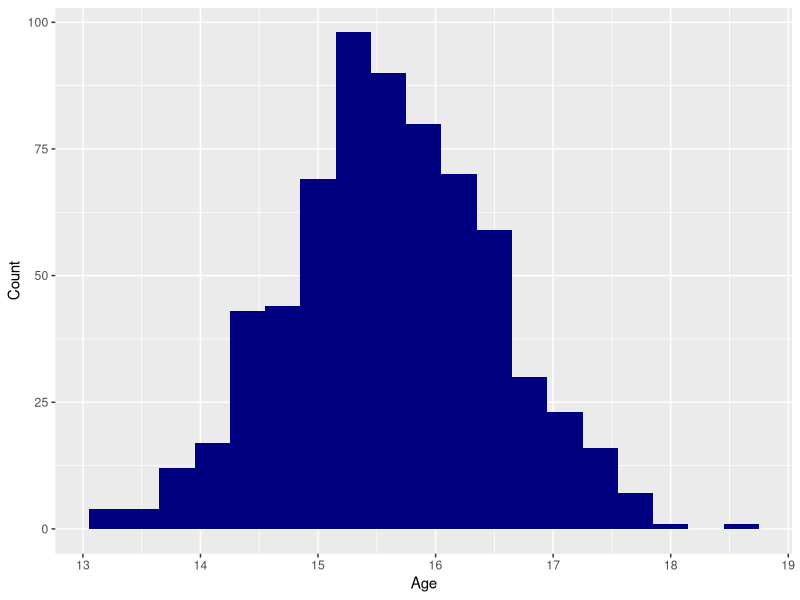
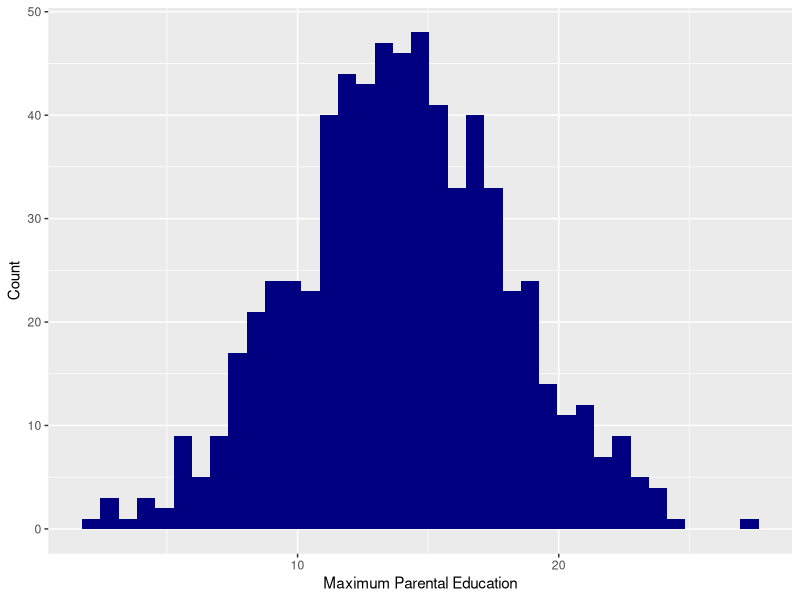
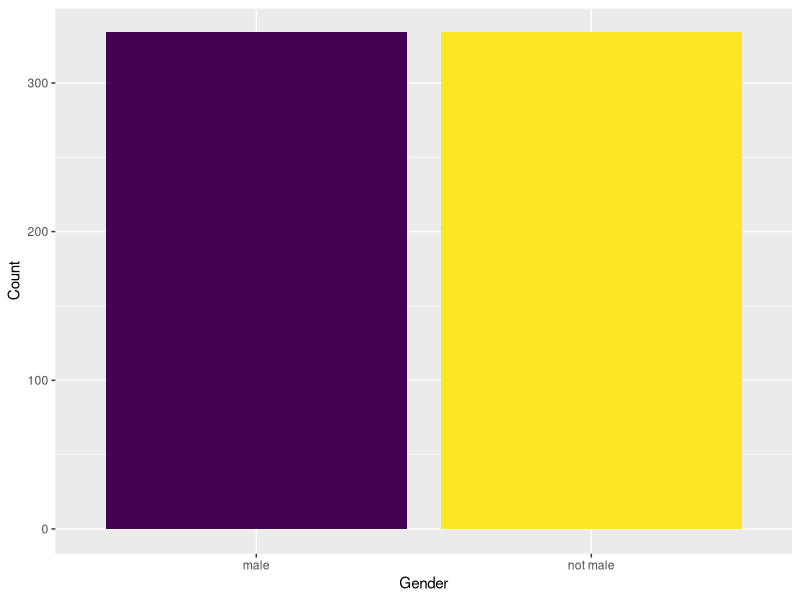
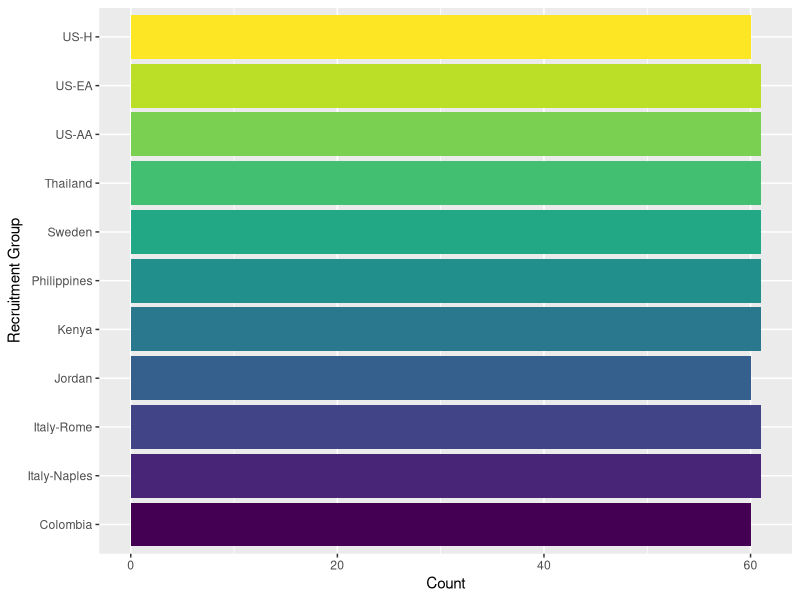
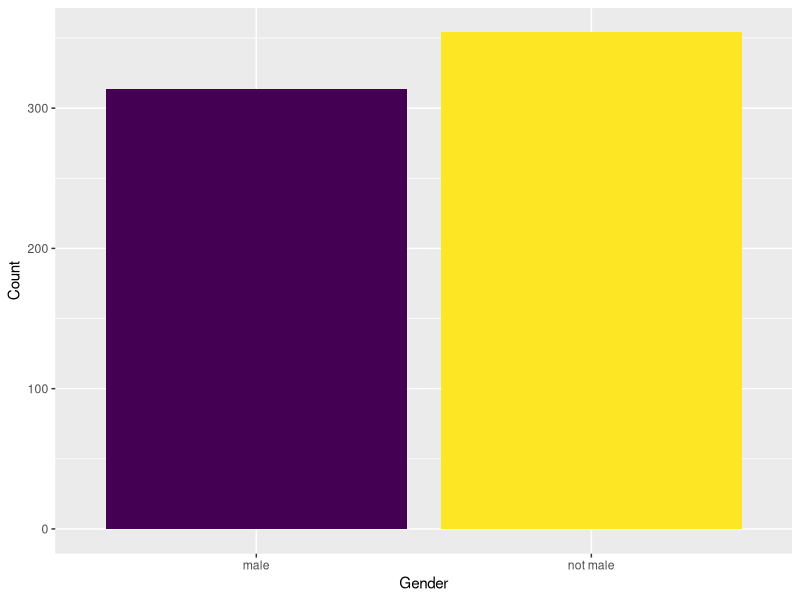
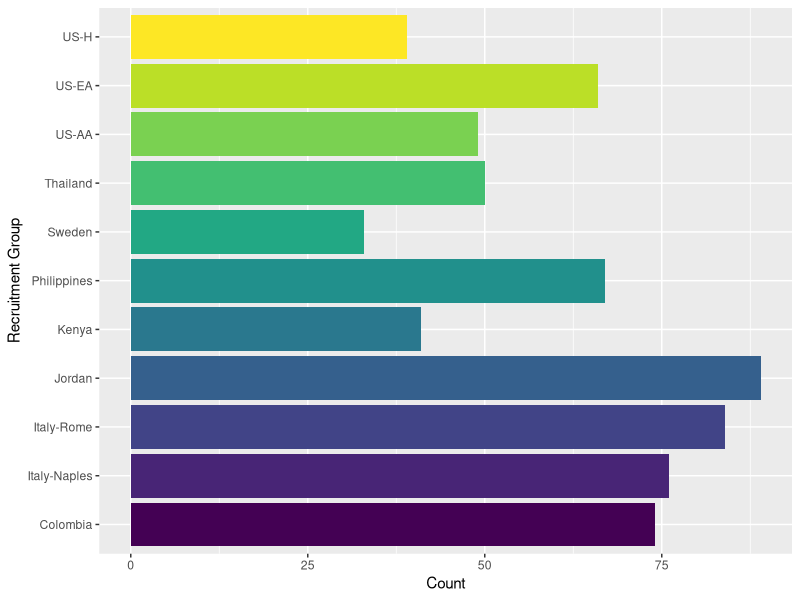
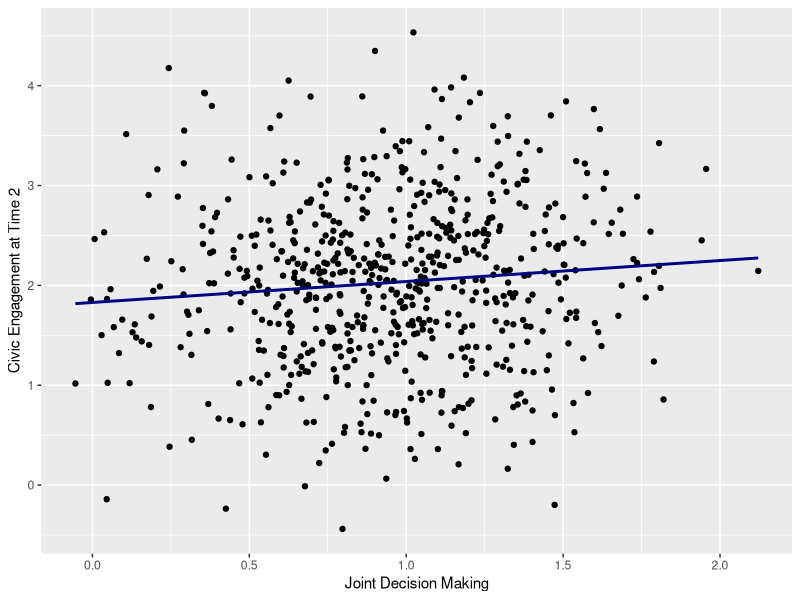
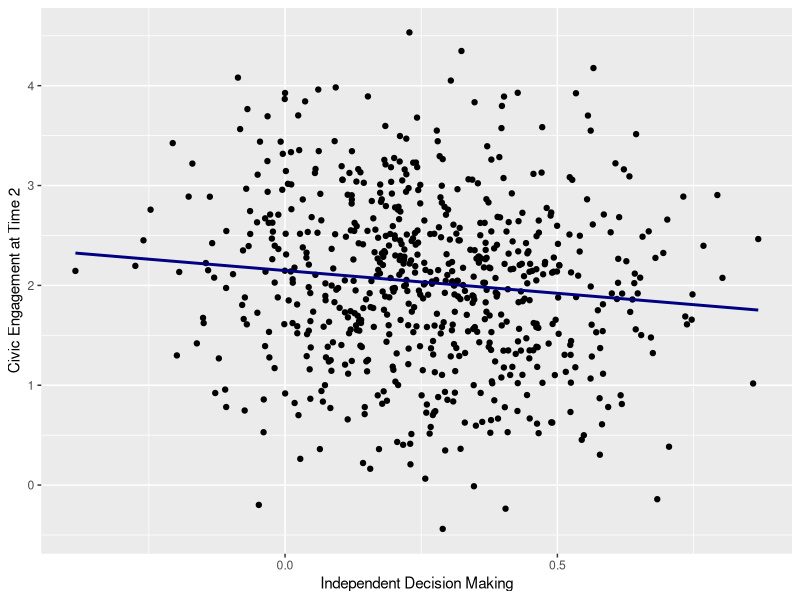

Recreate these plots in R, in order. (Note: this script raises an error after producing the figures.)
## ---- chunk 1
library(tidyverse) 
library(ggplot2)
library(MASS)
## ---- chunk 2
set.seed(123)
df_civicengagement <- data.frame(
  id = 1:668,
  age = rnorm(668, mean = 15.61, sd = .898)
)
## ---- chunk 3
set.seed(123)
df_civicengagement$max_parental_ed <- rnorm(668, mean = 13.91, sd = 4.21)
## ---- chunk 4
set.seed(123)
df_civicengagement$IDN <- rep(c("Italy-Naples", "Italy-Rome", "Kenya", "Philippines", "Thailand", "Sweden", "US-AA", "US-EA", "US-H", "Colombia", "Jordan"),
  times = c(76, 84, 41, 67, 50, 33, 49, 66, 39, 74, 89),
  length.out = 668
)
## ---- chunk 5
df_civicengagement <- df_civicengagement %>%
  mutate(Naples = case_when(
    IDN == "Italy-Naples" ~ 1,
    IDN == "US-EA" ~ -1,
    TRUE ~ 0
  ))

df_civicengagement <- df_civicengagement %>%
  mutate(Rome = case_when(
    IDN == "Italy-Rome" ~ 1,
    IDN == "US-EA" ~ -1,
    TRUE ~ 0
  ))

df_civicengagement <- df_civicengagement %>%
  mutate(Kenya = case_when(
    IDN == "Kenya" ~ 1,
    IDN == "US-EA" ~ -1,
    TRUE ~ 0
  ))

df_civicengagement <- df_civicengagement %>%
  mutate(Philippines = case_when(
    IDN == "Philippines" ~ 1,
    IDN == "US-EA" ~ -1,
    TRUE ~ 0
  ))

df_civicengagement <- df_civicengagement %>%
  mutate(Thailand = case_when(
    IDN == "Thailand" ~ 1,
    IDN == "US-EA" ~ -1,
    TRUE ~ 0
  ))

df_civicengagement <- df_civicengagement %>%
  mutate(Sweden = case_when(
    IDN == "Sweden" ~ 1,
    IDN == "US-EA" ~ -1,
    TRUE ~ 0
  ))

df_civicengagement <- df_civicengagement %>%
  mutate(US_AA = case_when(
    IDN == "US-AA" ~ 1,
    IDN == "US-EA" ~ -1,
    TRUE ~ 0
  ))

df_civicengagement <- df_civicengagement %>%
  mutate(US_H = case_when(
    IDN == "US-H" ~ 1,
    IDN == "US-EA" ~ -1,
    TRUE ~ 0
  ))

df_civicengagement <- df_civicengagement %>%
  mutate(Colombia = case_when(
    IDN == "Colombia" ~ 1,
    IDN == "US-EA" ~ -1,
    TRUE ~ 0
  ))

df_civicengagement <- df_civicengagement %>%
  mutate(Jordan = case_when(
    IDN == "Jordan" ~ 1,
    IDN == "US-EA" ~ -1,
    TRUE ~ 0
  ))
## ---- chunk 6
set.seed(123)
df_civicengagement$male <- rep(c("not male", "male"),
  times = c(354, 314),
  length.out = 668
)
## ---- chunk 7
set.seed(123)

n_participants <- 668

var_names <- c("JDM", "IDM", "MatWarmth", "PatWarmth", "CE_2", "CE_3")

mean_vars <- c(.96, .26, 3.46, 3.26, 2.04, 1.81)
sd_vars <- c(.40, .21, .56, .74, .86, .80)

cor_matrix_parenting_CE <- matrix(
  c(
1.0000, -.802, .129, .172, .086, .103, 
-.802, 1.0000, -.148, -.197, -.129, -.102,
.129, -.148, 1.0000, .551, .056, -.002,
.172, -.197, .551, 1.0000, .046, .044,
.086, -.129, .056, .046, 1.0000, .521,
.103, -.102, -.002, .044, .521, 1.000
  ),
  nrow = 6, ncol = 6, byrow = TRUE,
  dimnames = list(
c("JDM", "IDM", "MatWarmth", "PatWarmth", "CE_2", "CE_3"),
c("JDM", "IDM", "MatWarmth", "PatWarmth", "CE_2", "CE_3")
  )
)

cov_matrix_parenting_CE <- cor_matrix_parenting_CE * (sd_vars %*% t(sd_vars))

parenting_CE_data <- mvrnorm(n = 668, mu = mean_vars, Sigma = cov_matrix_parenting_CE)

df_civicengagement <- cbind(df_civicengagement, parenting_CE_data)

## ---- chunk 8
df_civicengagement %>%
  ggplot(aes(x = age)) +
  geom_histogram(binwidth=.3, fill = "navy") +
  labs(x = 'Age',
       y = 'Count') +
  theme(legend.position = "none")
## ---- chunk 9
df_civicengagement %>%
  ggplot(aes(x = max_parental_ed)) +
  geom_histogram(binwidth=.7, fill = "navy") +
  labs(x = 'Maximum Parental Education',
       y = 'Count') +
  theme(legend.position = "none")
## ---- chunk 10
df_civicengagement %>%
  ggplot(aes(x = male, fill = male)) +
  geom_bar() +
  labs(x = 'Gender',
       y = 'Count') +
  theme(legend.position = "none") +
  scale_fill_viridis_d()
## ---- chunk 11
df_civicengagement %>%
  ggplot(aes(x = IDN, fill = IDN)) +
  geom_bar() +
  labs(x = 'Recruitment Group',
       y = 'Count') +
  theme(legend.position = "none") +
  coord_flip() +
  scale_fill_viridis_d()
## ---- chunk 12
set.seed(123)
df_civicengagement$male <- rep(c("not male", "male"),
  times = c(354, 314))

df_civicengagement %>%
  ggplot(aes(x = male, fill = male)) +
  geom_bar() +
  labs(x = 'Gender',
       y = 'Count') +
  theme(legend.position = "none") +
  scale_fill_viridis_d()
## ---- chunk 13
set.seed(123)
df_civicengagement$IDN <- rep(c("Italy-Naples", "Italy-Rome", "Kenya", "Philippines", "Thailand", "Sweden", "US-AA", "US-EA", "US-H", "Colombia", "Jordan"),times = c(76, 84, 41, 67, 50, 33, 49, 66, 39, 74, 89))

df_civicengagement %>%
  ggplot(aes(x = IDN, fill = IDN)) +
  geom_bar() +
  labs(x = 'Recruitment Group',
       y = 'Count') +
  theme(legend.position = "none") +
  coord_flip() +
  scale_fill_viridis_d()
## ---- chunk 14
df_civicengagement %>%
  ggplot(aes(x = JDM, y = CE_2)) + 
  geom_point() +
  geom_smooth(method = "lm", se = FALSE, color = "navy") +
  labs(x = 'Joint Decision Making',
       y = 'Civic Engagement at Time 2')
## ---- chunk 15
df_civicengagement %>%
  ggplot(aes(x = IDM, y = CE_2)) + 
  geom_point() +
  geom_smooth(method = "lm", se = FALSE, color = "navy") +
  labs(x = 'Independent Decision Making',
       y = 'Civic Engagement at Time 2')
## ---- chunk 16
df_civicengagement %>%
  ggplot(aes(x = MatWarmth, y = CE_2)) + 
  geom_point() +
  geom_smooth(method = "lm", se = FALSE, color = "navy") +
  labs(x = 'Maternal Warmth',
       y = 'Civic Engagement at Time 2')
## ---- chunk 17
df_civicengagement %>%
  ggplot(aes(x = PatWarmth, y = CE_2)) + 
  geom_point() +
  geom_smooth(method = "lm", se = FALSE, color = "navy") +
  labs(x = 'Paternal Warmth',
       y = 'Civic Engagement at Time 2')
## ---- chunk 18
print(cor_matrix_parenting_CE)

cor(df_civicengagement[c("JDM", "IDM", "MatWarmth", "PatWarmth", "CE_2", "CE_3")])
## ---- chunk 19
write.csv(df_civicengagement, "/Users/sophieboyd/Documents/GitHub/Portfolio/docs/civicengagement_sim.csv")
## ---- chunk 20
set.seed(123)
df_civicengagement <- data.frame(
  id = 1:125,
  age = rnorm(125, mean = 15.17, sd = .975)
)
## ---- chunk 21
set.seed(123)
df_civicengagement$max_parental_ed <- rnorm(125, mean = 12.67, sd = 5.02)
## ---- chunk 22
set.seed(123)
df_civicengagement$IDN <- rep(c("Sweden", "Colombia"), times = c(51, 74))
## ---- chunk 23
set.seed(123)
df_civicengagement$male <- rep(c("not male", "male"), times = c(72, 53))
## ---- chunk 24
set.seed(123)

n_participants <- 125

var_names <- c("JDM", "IDM", "MatWarmth", "PatWarmth", "CE_2", "CE_3")

mean_vars <- c(.88, .33, 3.46, 3.24, 1.74, 1.57)
sd_vars <- c(.36, .21, .63, .81, .63, .62)

cor_matrix_parenting_CE <- matrix(
  c(
1.0000, -.806, .126, .178, -.021, .116, 
-.806, 1.0000, -.096, -.163, .000, -.059,
.126, -.096, 1.0000, .593, -.184, -.172,
.178, -.163, .593, 1.0000, -.299, -.155,
-.021, .000, -.184, -.299, 1.0000, .557,
.116, -.059, -.172, -.155, .557, 1.000
  ),
  nrow = 6, ncol = 6, byrow = TRUE,
  dimnames = list(
c("JDM", "IDM", "MatWarmth", "PatWarmth", "CE_2", "CE_3"),
c("JDM", "IDM", "MatWarmth", "PatWarmth", "CE_2", "CE_3")
  )
)

cov_matrix_parenting_CE <- cor_matrix_parenting_CE * (sd_vars %*% t(sd_vars))

parenting_CE_data <- mvrnorm(n = 125, mu = mean_vars, Sigma = cov_matrix_parenting_CE)

df_civicengagement <- cbind(df_civicengagement, parenting_CE_data)
## ---- chunk 25
set.seed(123)

df_civicengagement <- df_civicengagement %>%
  mutate(CE_2 = case_when(
    IDN == "Sweden" ~ CE_2 + rnorm(125, mean = -.22, sd = 0),
    IDN == "Colombia" ~ CE_2 + rnorm(125, mean = .16, sd = 0), 
  ))

df_civicengagement <- df_civicengagement %>%
  mutate(CE_3 = case_when(
    IDN == "Sweden" ~ CE_3 + rnorm(125, mean = -.19, sd = 0),
    IDN == "Colombia" ~ CE_3 + rnorm(125, mean = .14, sd = 0), 
  ))

## ---- chunk 26
#df_civicengagement %>%
#  select(IDN, JDM, IDM, MatWarmth, PatWarmth, CE_2, CE_3) %>%
#  group_by(IDN) %>%
#  summarize(across(everything(), list(mean = mean)))

# Getting an error here, I think because of the MASS package. Pulling code from the lab to try to resolve the issue:

library(conflicted)
conflicts_prefer(dplyr::select())

df_civicengagement %>%
  select(IDN, JDM, IDM, MatWarmth, PatWarmth, CE_2, CE_3) %>%
  group_by(IDN) %>%
  summarize(across(everything(), list(mean = mean)))
# All better!

#saving for future use:
core_var_means <- df_civicengagement %>%
  select(IDN, JDM, IDM, MatWarmth, PatWarmth, CE_2, CE_3) %>%
  group_by(IDN) %>%
  summarize(across(everything(), list(mean = mean)))

## ---- chunk 27
core_var_means %>%
  ggplot(aes(x = IDN, y = JDM_mean, fill = IDN)) +
  geom_col() +
  labs(x = 'Recruitment Group',
       y = 'Joint Decision Making') +
  theme(legend.position="none") +
  scale_fill_viridis_d() 
## ---- chunk 28
core_var_means %>%
  ggplot(aes(x = IDN, y = IDM_mean, fill = IDN)) +
  geom_col() +
  labs(x = 'Recruitment Group',
       y = 'Independent Decision Making') + 
  theme(legend.position="none") +
  scale_fill_viridis_d() 
## ---- chunk 29
core_var_means %>%
  ggplot(aes(x = IDN, y = MatWarmth_mean, fill = IDN)) +
  geom_col() +
  labs(x = 'Recruitment Group',
       y = 'Maternal Warmth') + 
  theme(legend.position="none") +
  scale_fill_viridis_d() 
## ---- chunk 30
core_var_means %>%
  ggplot(aes(x = IDN, y = PatWarmth_mean, fill = IDN)) +
  geom_col() +
  labs(x = 'Recruitment Group',
       y = 'Paternal Warmth') + 
  theme(legend.position="none") +
  scale_fill_viridis_d() 
## ---- chunk 31
core_var_means %>%
  ggplot(aes(x = IDN, y = CE_2_mean, fill = IDN)) +
  geom_col() +
  labs(x = 'Recruitment Group',
       y = 'Time 2 Civic Engagement') + 
  theme(legend.position="none") +
  scale_fill_viridis_d() 
## ---- chunk 32
core_var_means %>%
  ggplot(aes(x = IDN, y = CE_3_mean, fill = IDN)) +
  geom_col() +
  labs(x = 'Recruitment Group',
       y = 'Time 3 Civic Engagement') + 
  theme(legend.position="none") +
  scale_fill_viridis_d() 
## ---- chunk 33
print(cor_matrix_parenting_CE)

cor(df_civicengagement[c("JDM", "IDM", "MatWarmth", "PatWarmth", "CE_2", "CE_3")])
